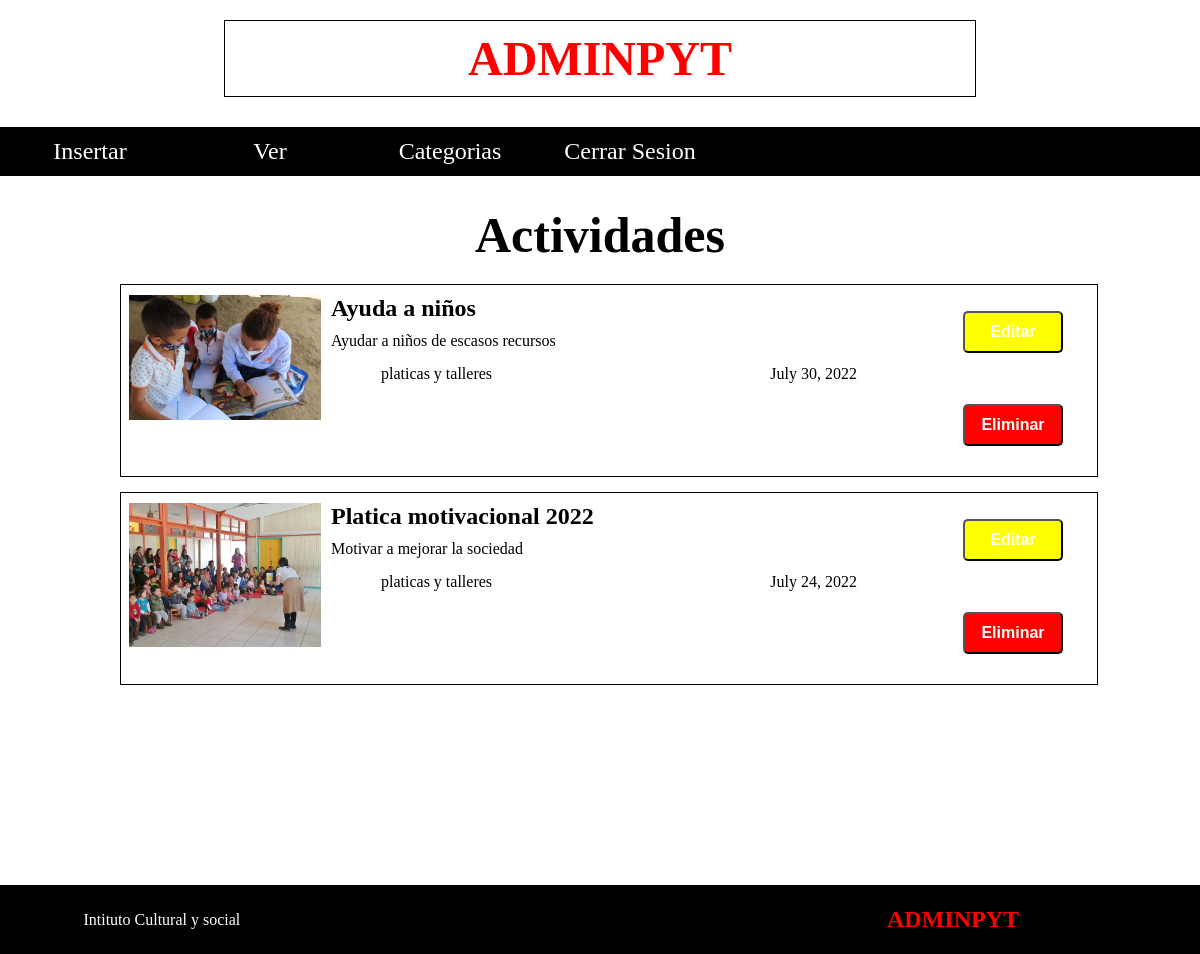
The page /actividades-categoria/platicas y talleres on the database its author committed.
### applications/actividad/models.py (models this page shows, shortened)
class Actividad(models.Model):
    nombre = models.CharField('Nombre',max_length=50)
    fecha = models.DateField('Fecha')
    participantes = models.IntegerField('Participantes',max_length=None)
    objetivo = models.CharField('Objetivo',max_length=500)
    descripcion = models.CharField('Descripcion',max_length=2000)
    categoria = models.ForeignKey(Categoria, on_delete=models.CASCADE)
    imagen=models.ImageField(upload_to='actividad',blank=True,null=True)
    class Meta:
        verbose_name = 'Actividad'
        verbose_name_plural = 'Actividades'

class Categoria(models.Model):
    descripcion = models.CharField('Descripcion',max_length=500)
    class Meta:
        verbose_name = 'Categoria'
        verbose_name_plural = 'Categorias'
    def __str__(self):
        return self.descripcion

### applications/actividad/views.py (the view)
# urls.py: path('actividades-categoria/<descripcion>',views.ActividadByCategoria.as_view(),name='actividades-categoria'),
class ActividadByCategoria(ListView):
    template_name = 'actividad_categoria.html'
    def get_queryset(self):
        categoria = self.kwargs['descripcion']
        lista = Actividad.objects.filter(
            categoria__descripcion=categoria
        )
        return lista

### applications/actividad/context.py (called while the page is built)
def get_categorias(request):
    categorias=Categoria.objects.all()
    return {
        'categorias':categorias
    }

### templates/actividad_categoria.html (shortened to what this page needs)
{% extends 'base.html' %}
{% load static %}
{% block content %}
    {% include 'header.html' %}
    <main class="main contenedor">
        <h2>Actividades</h2>
      <section class="actividades contenedor">
       {% if object_list %}
       {% for actividad in object_list  %}
       <div class="actividad">
           <img src="{{actividad.imagen.url}}" class="img-actividad" />
           <div class="info-actividad">
             <h3 class="nombre-actividad"> <a href="{% url 'actividades_app:activity-detail' actividad.id %}">{{actividad.nombre}}</a> </h3>
             <p class="objetivo-actividad">
               {{actividad.objetivo}}
             </p>
             <div class="detalle-actividad">
               <span>{{actividad.categoria}}</span>
               <span>{{actividad.fecha}}</span>
             </div>
           </div>
           <div class="botones-actividad">
             <button class="btn-editar"> <a href="{% url 'actividades_app:update-activity' actividad.id %}">Editar</a> </button>
             <button class="btn-eliminar"><a href="{% url 'actividades_app:eliminar_actividad' actividad.id %}">Eliminar</a></button>
           </div>
         </div>
       {% endfor %}
       {% else %}
        <h3 style="text-align:center;">No hay actividades por mostrar</h3>
        <img src="{% static 'img/vacio.jpg' %}" class="img-actividad"  style="height:500px ;"/>
       {% endif %}
      </section>
    </main>
    {% include 'footer.html' %}
{% endblock content %}

### static/css/app.css (style rules this page uses)
* { margin: 0; padding: 0; }
a { text-decoration: none; }
.contenedor { max-width: 1200px; margin: 0 auto; }
a { width: 100%; text-align: center; color: white; font-size: 1.5rem; }
.main { margin-top: 30px; height: auto; }
h2 { text-align: center; font-size: 50px; margin-bottom: 20px; }
.btn-editar { width: 100px; background-color: yellow; color: white; border-radius: 5px; margin-bottom: 20px; padding: 10px 5px; font-weight: bold; }
.btn-eliminar { width: 100px; background-color: red; color: white; border-radius: 5px; margin-bottom: 20px; padding: 10px 12px; font-weight: bold; font-size: 1rem; }
.btn-editar a, .btn-eliminar a { font-size: 1rem !important; }
.actividades { width: 80%; display: flex; flex-direction: column; gap: 15px; margin-bottom: 50px; }
.actividad { width: 100%; border: 1px solid black; display: grid; grid-template-columns: 20% 60% 20%; column-gap: 10px; padding: 10px 8px; }
.img-actividad { width: 100%; }
.info-actividad { display: flex; flex-direction: column; gap: 10px; width: 100%; }
.nombre-actividad a { color: black !important; }
.detalle-actividad { display: flex; justify-content: space-between; padding: 5px 50px; }
.botones-actividad { display: flex; flex-direction: column; gap: 15px; justify-content: center; align-items: center; }
input[type=submit],button,input[type=reset] { width: 50%; padding: 0.7rem; margin: 1rem 0.5rem; align-self: center; background-color: blue; color: white; font-size: 1rem; font-weight: 700; }

### rows shown on the page
Actividad: imagen (picture), nombre "Ayuda a niños", objetivo "Ayudar a niños de escasos recursos", categoria "platicas y talleres", fecha "July 30, 2022"
Actividad: imagen (picture), nombre "Platica motivacional 2022", objetivo "Motivar a mejorar la sociedad", categoria "platicas y talleres", fecha "July 24, 2022"
